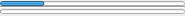
<?xml version="1.0" encoding="UTF-8"?>
<ui version="4.0">
 <class>Form</class>
 <widget class="QWidget" name="Form">
  <property name="geometry">
   <rect>
    <x>0</x>
    <y>0</y>
    <width>185</width>
    <height>16</height>
   </rect>
  </property>
  <property name="windowTitle">
   <string>Progress</string>
  </property>
  <layout class="QGridLayout" name="gridLayout">
   <property name="margin">
    <number>0</number>
   </property>
   <property name="spacing">
    <number>0</number>
   </property>
   <item row="0" column="0">
    <layout class="QVBoxLayout" name="vl_progress">
     <property name="spacing">
      <number>0</number>
     </property>
     <item>
      <widget class="QProgressBar" name="pgb_1">
       <property name="maximumSize">
        <size>
         <width>16777215</width>
         <height>5</height>
        </size>
       </property>
       <property name="styleSheet">
        <string notr="true"/>
       </property>
       <property name="value">
        <number>24</number>
       </property>
       <property name="textVisible">
        <bool>false</bool>
       </property>
      </widget>
     </item>
     <item>
      <widget class="Line" name="line_6">
       <property name="orientation">
        <enum>Qt::Horizontal</enum>
       </property>
      </widget>
     </item>
     <item>
      <widget class="QProgressBar" name="pgb_2">
       <property name="maximumSize">
        <size>
         <width>16777215</width>
         <height>5</height>
        </size>
       </property>
       <property name="styleSheet">
        <string notr="true"/>
       </property>
       <property name="value">
        <number>0</number>
       </property>
       <property name="textVisible">
        <bool>false</bool>
       </property>
      </widget>
     </item>
    </layout>
   </item>
  </layout>
 </widget>
 <resources/>
 <connections/>
</ui>
